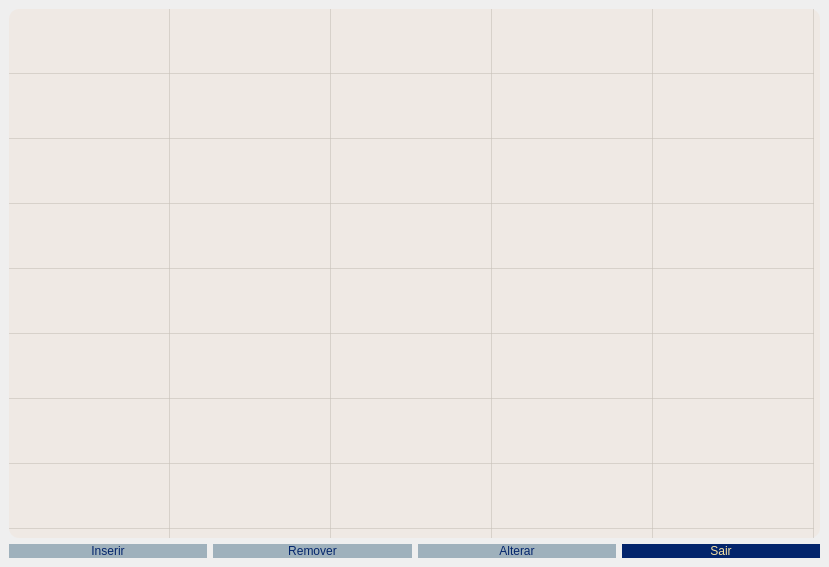
<?xml version="1.0" encoding="UTF-8"?>
<ui version="4.0">
 <class>telaOpcoesCliente</class>
 <widget class="QMainWindow" name="telaOpcoesCliente">
  <property name="geometry">
   <rect>
    <x>0</x>
    <y>0</y>
    <width>829</width>
    <height>567</height>
   </rect>
  </property>
  <property name="windowTitle">
   <string>AirSys - Menu</string>
  </property>
  <property name="styleSheet">
   <string notr="true">#telaOpcoesCliente
{
background-image: url(:/fundos/fundo3.jpg);
}

#tabelaCliente
{
border-radius: 10px;
background-color: rgba(239, 230, 221, 150);
}

#frameListaOpcoes
{
border-radius: 10px;
background-color: rgba(239, 230, 221, 150);
}

#listaOpcoes
{
font: 15pt &quot;MathJax_Size1&quot;;
background-color: rgb(255, 255, 255, 0);
}

#botaoVoltar
{
font: 14pt &quot;Bitstream Vera Sans&quot;;
border-radius:9px;
color: rgb(243, 223, 162);
background-color: rgb(3, 37, 108);
}
#botaoVoltar:hover
{
font: 14pt &quot;Bitstream Vera Sans&quot;;
border-radius:9px;
background-color: #6E8898;
}

#botaoInserir
{
font: 14pt &quot;Bitstream Vera Sans&quot;;
border-radius:9px;
color: rgb(3, 37, 108);
background-color: #9FB1BC;
}
#botaoInserir:hover
{
font: 14pt &quot;Bitstream Vera Sans&quot;;
border-radius:9px;
background-color: #6E8898;
}


#botaoRemover
{
font: 14pt &quot;Bitstream Vera Sans&quot;;
border-radius:9px;
color: rgb(3, 37, 108);
background-color: #9FB1BC;
}
#botaoRemover:hover
{
font: 14pt &quot;Bitstream Vera Sans&quot;;
border-radius:9px;
background-color: #6E8898;
}

#botaoAlterar
{
font: 14pt &quot;Bitstream Vera Sans&quot;;
border-radius:9px;
color: rgb(3, 37, 108);
background-color: #9FB1BC;
}
#botaoAlterar:hover
{
font: 14pt &quot;Bitstream Vera Sans&quot;;
border-radius:9px;
background-color: #6E8898;
}</string>
  </property>
  <widget class="QWidget" name="centralwidget">
   <layout class="QGridLayout" name="gridLayout">
    <item row="0" column="0">
     <layout class="QVBoxLayout" name="verticalLayout">
      <item>
       <widget class="QTableWidget" name="tabelaCliente">
        <property name="font">
         <font>
          <pointsize>12</pointsize>
         </font>
        </property>
        <property name="verticalScrollBarPolicy">
         <enum>Qt::ScrollBarAlwaysOff</enum>
        </property>
        <property name="sizeAdjustPolicy">
         <enum>QAbstractScrollArea::AdjustIgnored</enum>
        </property>
        <property name="autoScroll">
         <bool>true</bool>
        </property>
        <property name="showDropIndicator" stdset="0">
         <bool>false</bool>
        </property>
        <property name="alternatingRowColors">
         <bool>false</bool>
        </property>
        <property name="selectionMode">
         <enum>QAbstractItemView::SingleSelection</enum>
        </property>
        <property name="selectionBehavior">
         <enum>QAbstractItemView::SelectRows</enum>
        </property>
        <property name="showGrid">
         <bool>true</bool>
        </property>
        <property name="gridStyle">
         <enum>Qt::SolidLine</enum>
        </property>
        <property name="cornerButtonEnabled">
         <bool>false</bool>
        </property>
        <property name="rowCount">
         <number>13</number>
        </property>
        <attribute name="horizontalHeaderVisible">
         <bool>false</bool>
        </attribute>
        <attribute name="horizontalHeaderDefaultSectionSize">
         <number>161</number>
        </attribute>
        <attribute name="horizontalHeaderStretchLastSection">
         <bool>false</bool>
        </attribute>
        <attribute name="verticalHeaderVisible">
         <bool>false</bool>
        </attribute>
        <attribute name="verticalHeaderDefaultSectionSize">
         <number>65</number>
        </attribute>
        <row>
         <property name="text">
          <string>New Row</string>
         </property>
        </row>
        <row>
         <property name="text">
          <string>New Row</string>
         </property>
        </row>
        <row>
         <property name="text">
          <string>New Row</string>
         </property>
        </row>
        <row>
         <property name="text">
          <string>New Row</string>
         </property>
        </row>
        <row>
         <property name="text">
          <string>New Row</string>
         </property>
        </row>
        <row>
         <property name="text">
          <string>New Row</string>
         </property>
        </row>
        <row>
         <property name="text">
          <string>New Row</string>
         </property>
        </row>
        <row>
         <property name="text">
          <string>New Row</string>
         </property>
        </row>
        <row/>
        <row/>
        <row/>
        <row/>
        <row/>
        <column>
         <property name="text">
          <string>New Column</string>
         </property>
        </column>
        <column>
         <property name="text">
          <string>codigo</string>
         </property>
        </column>
        <column>
         <property name="text">
          <string>nome</string>
         </property>
        </column>
        <column>
         <property name="text">
          <string>cpf</string>
         </property>
        </column>
        <column>
         <property name="text">
          <string>numVendas</string>
         </property>
        </column>
       </widget>
      </item>
      <item>
       <layout class="QHBoxLayout" name="horizontalLayout">
        <item>
         <widget class="QPushButton" name="botaoInserir">
          <property name="text">
           <string>Inserir</string>
          </property>
         </widget>
        </item>
        <item>
         <widget class="QPushButton" name="botaoRemover">
          <property name="text">
           <string>Remover</string>
          </property>
         </widget>
        </item>
        <item>
         <widget class="QPushButton" name="botaoAlterar">
          <property name="text">
           <string>Alterar</string>
          </property>
         </widget>
        </item>
        <item>
         <widget class="QPushButton" name="botaoVoltar">
          <property name="text">
           <string>Sair</string>
          </property>
         </widget>
        </item>
       </layout>
      </item>
     </layout>
    </item>
   </layout>
  </widget>
 </widget>
 <resources>
  <include location="../recursos/recursos.qrc"/>
 </resources>
 <connections/>
</ui>
